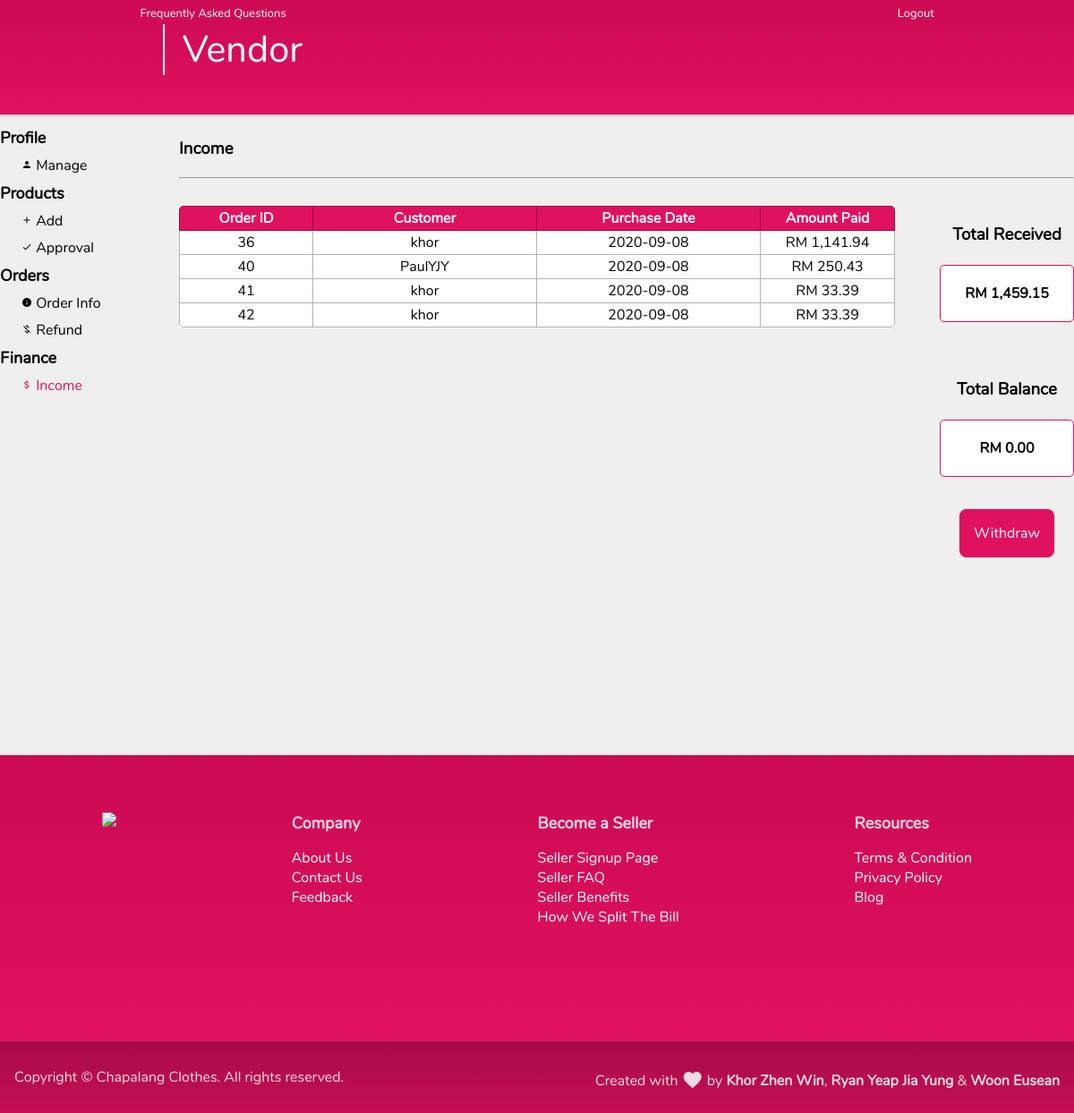
Page /vendor_income.php (signed in) on the committed database.
### tables this page shows
CREATE TABLE `productorder` (
  `OrderId` int(11) NOT NULL,
  `UserId` int(11) NOT NULL,
  `PurchaseDate` date NOT NULL,
  `OrderTotal` decimal(12,2) NOT NULL
);

CREATE TABLE `orderitem` (
  `OrderItemId` int(11) NOT NULL,
  `OrderId` int(11) NOT NULL,
  `ProductId` int(11) NOT NULL,
  `ProductQuantity` int(11) NOT NULL,
  `OrderStatus` varchar(140) NOT NULL
);

CREATE TABLE `user` (
  `UserId` int(11) NOT NULL,
  `UserImage` varchar(140) NOT NULL DEFAULT 'images/users/user.jpg',
  `Username` varchar(255) NOT NULL,
  `Password` varchar(255) NOT NULL,
  `Email` varchar(255) NOT NULL,
  `Gender` varchar(20) NOT NULL,
  `DOB` date NOT NULL,
  `Address` varchar(255) NOT NULL
);

CREATE TABLE `vendor` (
  `VendorId` int(11) NOT NULL,
  `ShopName` varchar(140) NOT NULL,
  `Username` varchar(140) NOT NULL,
  `Password` varchar(140) NOT NULL,
  `Email` varchar(140) NOT NULL,
  `Description` varchar(1000) NOT NULL,
  `Address` varchar(140) NOT NULL,
  `Balance` decimal(10,2) NOT NULL,
  `VendorImage` varchar(150) NOT NULL DEFAULT 'images/vendors/vendor.jpg'
);

### includes/database.php (called while the page is built, shortened)
<?php
class mysqlidb
{
  private static $host = "localhost";
  private static $db = "chapalang";
  private static $user = "root";
  private static $pass = "";
  private static $con = null;
  static function getConn()
  {
    if (is_null(self::$con)) {
      self::$con = mysqli_connect(self::$host, self::$user, self::$pass, self::$db);
    }
    return self::$con;
  }
  static function query(string $queryString)
  {
    $result = self::getConn()->query($queryString);
    if ($result) {
      return $result;
    } else {
      throw new Exception("Query $queryString: " . self::getError());
    }
  }
  static function fetchAllRows(string $queryString)
  {
    $result = self::query($queryString);
    $rows = $result->fetch_all(MYSQLI_ASSOC);
    return $rows;
  }
  static function fetchRow(string $queryString)
  {
    $result = self::query($queryString);
    $row = $result->fetch_assoc();
    return $row;
  }
}

### vendor_income.php (the view, shortened to what this page needs)
<?php
include("includes/database.php");
$vendorid = $_SESSION["vendorid"];
$rows = mysqlidb::fetchAllRows("SELECT * FROM productorder
INNER JOIN orderitem ON orderitem.OrderId = productorder.OrderId
INNER JOIN product ON product.ProductId = orderitem.ProductId
INNER JOIN user ON user.UserId = productorder.UserId
WHERE (OrderStatus = 'Shipped' OR OrderStatus = 'To Ship')
AND ProductStatus = 'Approved'
AND VendorId = $vendorid
GROUP BY orderitem.OrderId
ORDER BY PurchaseDate Desc");
$receivedrow = mysqlidb::fetchRow("SELECT SUM(Total.OrderTotal) as Total FROM (SELECT productorder.OrderId, user.Username, productorder.PurchaseDate, productorder.OrderTotal FROM productorder
INNER JOIN orderitem ON orderitem.OrderId = productorder.OrderId
INNER JOIN product ON  product.ProductId = orderitem.ProductId
INNER JOIN user ON user.UserId = productorder.UserId
WHERE (OrderStatus = 'Shipped' OR OrderStatus = 'To Ship')
AND ProductStatus = 'Approved'
AND product.VendorId = $vendorid
GROUP BY productorder.OrderId) as Total");
$balancerow = mysqlidb::fetchRow("SELECT * FROM vendor
WHERE VendorId = $vendorid");
?>
<!DOCTYPE html>
<html lang="en">
<head>
  <link rel="stylesheet" href="styles/template.css" />
  <link rel="stylesheet" href="styles/vendor.css" />
  <link rel="stylesheet" href="styles/pagetopbar.css" />
</head>
<body>
  <?php include "includes/pagetopbar.php" ?>
  <div class="body-wrapper">
    <div></div>
    <div class="content-wrapper container">
      <div class="vendor-container">
        <?php
        include("includes/vendor_sidenav.php");
        ?>
        <div class="vendor-body">
          <h3>Income</h3>
          <hr><br>
          <table style="width: 80%; float: left;">
            <tr>
              <th width="15%">Order ID</th>
              <th width="25%">Customer</th>
              <th width="25%">Purchase Date</th>
              <th width="15%">Amount Paid</th>
            </tr>
            <?php
            if (count($rows) > 0) {
              foreach ($rows as $row) {
                echo "
                <tr>
                  <td>{$row['OrderId']}</td>
                  <td>{$row['Username']}</td>
                  <td>{$row['PurchaseDate']}</td>
                  <td>RM " . number_format($row['OrderTotal'], 2) . "</td>
                </tr>";
              }
            } else {
              echo "<tr><td colspan=\"4\"><h2 class=\"cultured-dark\">There are no orders.</h2></td></tr>";
            }
            ?>
          </table>
          <?php
          echo "<div class=\"total\" style=\"float: right\">
          <h3>Total Received</h3>
          <h4>RM " . number_format($receivedrow['Total'], 2) . "</h4>
          <br>
          <h3>Total Balance</h3>
          <h4>RM " . number_format($balancerow['Balance'], 2) . "</h4>
          <br>
          <a href=\"vendor_withdraw.php\" class=\"btn-primary p-2 m-1 visited-white\">Withdraw</a>
          </div>
          ";
          ?>
        </div>
      </div>
    </div>
    <br><br>
  </div>
</body>
</html>

### includes/pagetopbar.php (shortened to what this page needs)
<div class="top-bar white">
  <div class="top-bar-wrapper container">
    <div class="top-bar-elements">
      <div class="top-bar-left">
        <a class="m-0">Frequently Asked Questions</a>
      </div>
      <div class="top-bar-right">
        <a class="m-0" href="logout.php">Logout</a>
      </div>
    </div>
    <div class="top-bar-header">
      <div class="top-bar-title">
        Vendor
      </div>
    </div>
  </div>
</div>

### includes/vendor_sidenav.php
<div class="vendor-sidenav">
  <div class="vendor-sidenav-group">
    <div class="vendor-sidenav-header">
      Profile
    </div>
    <a href="vendor_profile.php" class="vendor-sidenav-item">
    <i class="material-icons md-12">person</i>
      Manage
    </a>
  </div>
  <div class="vendor-sidenav-group">
    <a class="vendor-sidenav-header">
      Products
    </a>
    <a href="vendor_add_product.php" class="vendor-sidenav-item">
    <i class="material-icons md-12">add</i>
      Add
    </a>
    <a href="vendor_product_approval.php" class="vendor-sidenav-item">
    <i class="material-icons md-12">check</i>
      Approval
    </a>
  </div>
  <div class="vendor-sidenav-group">
    <div class="vendor-sidenav-header">
      Orders
    </div>
    <a href="vendor_order_info.php" class="vendor-sidenav-item">
    <i class="material-icons md-12">info</i>
      Order Info
    </a>
    <a href="vendor_refund.php" class="vendor-sidenav-item">
    <i class="material-icons md-12">money_off</i>
      Refund
    </a>
  </div>
  <div class="vendor-sidenav-group">
    <div class="vendor-sidenav-header">
      Finance
    </div>
    <a href="vendor_income.php" class="vendor-sidenav-item">
    <i class="material-icons md-12">attach_money</i>
      Income
    </a>
  </div>
</div>

### styles/template.css (style rules this page uses)
.material-icons { font-family: "Material Icons"; font-weight: normal; font-style: normal; font-size: 24px; line-height: 1; letter-spacing: normal; text-transform: none; display: inline-block; white-space: nowrap; word-wrap: normal; direction: ltr; -moz-osx-font-smoothing: grayscale; }
html { scroll-behavior: smooth; }
* { box-sizing: border-box; }
body { margin: 0; background-color: #efefef; font-family: "Nunito", sans-serif !important; }
a { text-decoration: none; color: black; }
.unselectable { -webkit-user-select: none; }
.white { color: white !important; }
.text-left { text-align: left !important; }
.text-right { text-align: right !important; }
.btn-primary { background-color: #e0115f; color: white; text-align: center; height: 2.5rem; line-height: 2.5rem; border-radius: 0.5rem; border: none; box-shadow: 0 0 0.1rem rgba(0, 0, 0, 0.3); cursor: pointer; transition: box-shadow ease-in-out 0.25s; margin: 0.25rem; }
.body-wrapper { min-height: 100vh; display: grid; grid-template-rows: 8rem minmax(calc(100vh - 8rem), 1fr) auto; }
.container { margin-right: auto; margin-left: auto; }
.content-wrapper { margin-top: 0.4rem; margin-bottom: 0.4rem; min-width: 1200px; width: 60%; }
.footer { z-index: 50; background-image: linear-gradient(0deg, #e0115f, #cc0a54); color: rgba(255, 255, 255, 0.85); height: 20rem; width: 100%; }
.footer-small { z-index: 50; background-image: linear-gradient(0deg, #c51056, #a70a46); color: rgba(255, 255, 255, 0.85); height: 5rem; width: 100%; }
.footer-small .material-icons { position: relative; top: 6px; }
.footer-wrapper { display: flex; justify-content: space-around; padding: 0 1rem 0 1rem; min-width: 1200px; width: 75%; height: 100%; }
.footer-wrapper-small { align-items: center; display: grid; grid-template-columns: repeat(2, 1fr); padding: 0 1rem 0 1rem; min-width: 1200px; width: 75%; height: 100%; }
.footer-group { margin: 4rem 0; }
.footer-group ul { color: rgba(255, 255, 255); list-style: none; padding: 0; }
.footer-group a { color: rgba(255, 255, 255); }
.footer-logo { width: 200px; height: auto; }
.footer-group-header { font-weight: bold; font-size: large; }
.m-0 { margin: 0; }
.m-1 { margin: 0.5rem; }
.p-2 { padding: 1rem; }
.material-icons.md-12 { font-size: 12px; }

### styles/pagetopbar.css (style rules this page uses)
.top-bar { top: 0; right: 0; left: 0; position: fixed; z-index: 100; background-image: linear-gradient(0deg, #e0115f, #cc0a54); height: 8rem; box-shadow: 0 0 0.25rem rgba(0, 0, 0, 0.3); }
.top-bar-wrapper { z-index: 400; height: 2rem; max-width: 1200px; width: 75%; }
.top-bar-elements { display: block; align-items: center; overflow: auto; }
.top-bar-left { padding: 0.4rem; float: left; font-size: small; }
.top-bar-right { padding: 0.4rem; float: right; font-size: small; }
.top-bar-header { display: flex; position: relative; align-items: center; }
.top-bar-title { border-left: 2px solid white; position: relative; top: -4px; font-size: 2.6rem; padding: 0 1.25rem; }
.top-bar a { text-decoration: none; color: white; }

### rows in the picture
productorder: orderitem.OrderId "36", UserId.Username "khor", PurchaseDate "2020-09-08", OrderTotal "1,141.94"
productorder: orderitem.OrderId "40", UserId.Username "PaulYJY", PurchaseDate "2020-09-08", OrderTotal "250.43"
productorder: orderitem.OrderId "41", UserId.Username "khor", PurchaseDate "2020-09-08", OrderTotal "33.39"
productorder: orderitem.OrderId "42", UserId.Username "khor", PurchaseDate "2020-09-08", OrderTotal "33.39"
vendor: Balance "0.00"

### other values in the picture
$receivedrow['Total'] "1,459.15"
